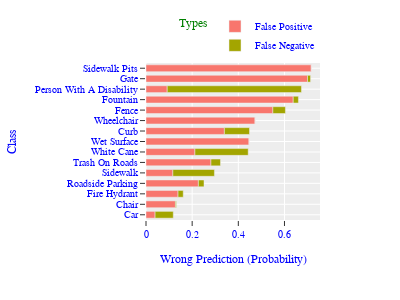

Write notebook code for a chart like this one.
### Code cell
fig = px.bar(
    hist_df_perc, 
    y='Class', 
    x='Wrong Prediction (Probability)', 
    color='Types',
    template="ggplot2", 
    orientation='h', 
    width=400, 
    height=300
)
fig.update_traces(width=0.65)
fig.update_yaxes(dtick=hist_df_perc['Class'])
fig.update_layout(
    font_family="Courier New",
    font_color="blue",
    title_font_family="Times New Roman",
    title_font_color="red",
    legend_title_font_color="green",
    font=dict(size=10),
)
fig.update_layout(legend=dict(
    orientation="h",
    yanchor="bottom",
    y=1.02,
    xanchor="right",
    x=1
))

filename = f'{datetime.now().strftime("%Y_%m_%d-%I_%M_%S_%p")}.pdf'

fig.write_image(
    os.path.join(output_path, filename), 
    format='pdf'
)
fig.show()

### Figure 1 — Plotly figure (JSON) as saved in the notebook; plotly's stock layout.template omitted (floating-point values rounded to 4 significant figures)
{"data": [{"alignmentgroup": "True", "hovertemplate": "Types=False Positive<br>Wrong Prediction (Probability)=%{x}<br>Class=%{y}<extra></extra>", "legendgroup": "False Positive", "marker": {"color": "#F8766D", "pattern": {"shape": ""}}, "name": "False Positive", "offsetgroup": "False Positive", "orientation": "h", "showlegend": true, "textposition": "auto", "type": "bar", "width": 0.65, "x": [0.0394, 0.1276, 0.1388, 0.227, 0.1163, 0.2814, 0.212, 0.4465, 0.3396, 0.4728, 0.5497, 0.6379, 0.09193, 0.6998, 0.7162], "xaxis": "x", "y": ["Car", "Chair", "Fire Hydrant", "Roadside Parking", "Sidewalk", "Trash On Roads", "White Cane", "Wet Surface", "Curb", "Wheelchair", "Fence", "Fountain", "Person With A Disability", "Gate", "Sidewalk Pits"], "yaxis": "y"}, {"alignmentgroup": "True", "hovertemplate": "Types=False Negative<br>Wrong Prediction (Probability)=%{x}<br>Class=%{y}<extra></extra>", "legendgroup": "False Negative", "marker": {"color": "#A3A500", "pattern": {"shape": ""}}, "name": "False Negative", "offsetgroup": "False Negative", "orientation": "h", "showlegend": true, "textposition": "auto", "type": "bar", "width": 0.65, "x": [0.0788, 0.003752, 0.02251, 0.02439, 0.1801, 0.04128, 0.2308, 0, 0.1088, 0, 0.05441, 0.02251, 0.5816, 0.01313, 0], "xaxis": "x", "y": ["Car", "Chair", "Fire Hydrant", "Roadside Parking", "Sidewalk", "Trash On Roads", "White Cane", "Wet Surface", "Curb", "Wheelchair", "Fence", "Fountain", "Person With A Disability", "Gate", "Sidewalk Pits"], "yaxis": "y"}], "layout": {"barmode": "relative", "font": {"color": "blue", "family": "Courier New", "size": 10}, "height": 300, "legend": {"orientation": "h", "title": {"font": {"color": "green"}, "text": "Types"}, "tracegroupgap": 0, "x": 1, "xanchor": "right", "y": 1.02, "yanchor": "bottom"}, "margin": {"t": 60}, "title": {"font": {"color": "red", "family": "Times New Roman"}}, "width": 400, "xaxis": {"anchor": "y", "autorange": true, "domain": [0, 1], "range": [0, 0.7539], "title": {"text": "Wrong Prediction (Probability)"}, "type": "linear"}, "yaxis": {"anchor": "x", "autorange": true, "domain": [0, 1], "dtick": ["Car", "Chair", "Fire Hydrant", "Roadside Parking", "Sidewalk", "Trash On Roads", "White Cane", "Wet Surface", "Curb", "Wheelchair", "Fence", "Fountain", "Person With A Disability", "Gate", "Sidewalk Pits", "Car", "Chair", "Fire Hydrant", "Roadside Parking", "Sidewalk", "Trash On Roads", "White Cane", "Wet Surface", "Curb", "Wheelchair", "Fence", "Fountain", "Person With A Disability", "Gate", "Sidewalk Pits"], "range": [-0.5, 14.5], "title": {"text": "Class"}, "type": "category"}}}
